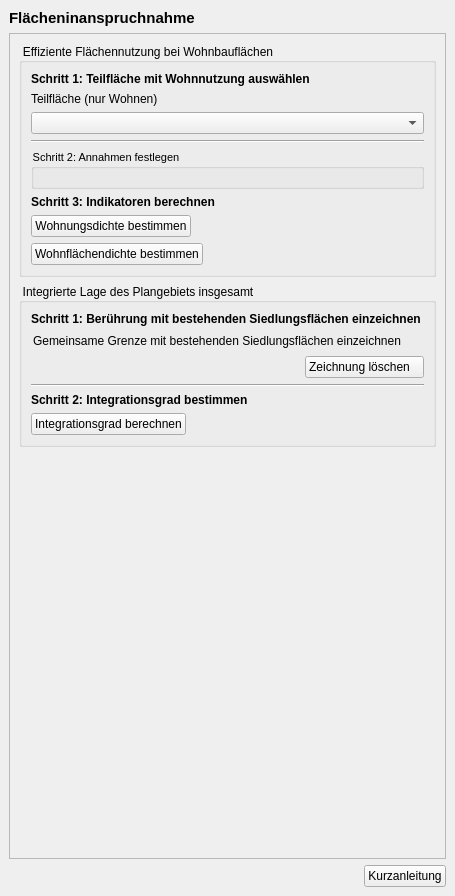
<?xml version="1.0" encoding="UTF-8"?>
<ui version="4.0">
 <class>DockWidget</class>
 <widget class="QDockWidget" name="DockWidget">
  <property name="geometry">
   <rect>
    <x>0</x>
    <y>0</y>
    <width>455</width>
    <height>896</height>
   </rect>
  </property>
  <property name="styleSheet">
   <string notr="true">QgsCollapsibleGroupBox{
font: bold 10pt ;
}
QToolBox:tab {
	font: bold 10pt ;
    color: Grey;
}
QToolBox:tab:selected {
	font: bold 10pt ;
    color: black;
}
QGroupBox::title {
	font: bold italic 8pt ;
    color: black;
}
QPushButton::flat{
background-color: none;
border: 0;
border-style:none;
border-color: blue;
border-width: 0px;
border-radius: 0px;
padding:2px;
}
QPushButton::flat:hover{
background-color: azure;
border-style:solid;
border-color: royalblue;
border-width: 1px;
border-radius: 0px;
padding: 2px;
}
QPushButton::flat:pressed{
background-color: powderblue;
border-style:solid;
border-color: royalblue;
border-width: 1px;
border-radius: 0px;
padding: 2px;
}</string>
  </property>
  <property name="windowTitle">
   <string>Projekt-Check / Wirkungsanalysen / Flächeninanspruchnahme</string>
  </property>
  <widget class="QWidget" name="dockWidgetContents">
   <layout class="QVBoxLayout" name="verticalLayout">
    <item>
     <widget class="QLabel" name="label_10">
      <property name="font">
       <font>
        <pointsize>11</pointsize>
        <weight>75</weight>
        <bold>true</bold>
       </font>
      </property>
      <property name="text">
       <string>Flächeninanspruchnahme</string>
      </property>
     </widget>
    </item>
    <item>
     <widget class="QScrollArea" name="scrollArea_5">
      <property name="widgetResizable">
       <bool>true</bool>
      </property>
      <widget class="QWidget" name="scrollAreaWidgetContents_5">
       <property name="geometry">
        <rect>
         <x>0</x>
         <y>0</y>
         <width>435</width>
         <height>798</height>
        </rect>
       </property>
       <layout class="QVBoxLayout" name="verticalLayout_2">
        <item>
         <widget class="QgsCollapsibleGroupBox" name="mGroupBox">
          <property name="title">
           <string>Effiziente Flächennutzung bei Wohnbauflächen</string>
          </property>
          <property name="collapsed">
           <bool>true</bool>
          </property>
          <layout class="QVBoxLayout" name="verticalLayout_3">
           <item>
            <widget class="QLabel" name="label">
             <property name="font">
              <font>
               <weight>75</weight>
               <bold>true</bold>
              </font>
             </property>
             <property name="text">
              <string>Schritt 1: Teilfläche mit Wohnnutzung auswählen</string>
             </property>
            </widget>
           </item>
           <item>
            <widget class="QLabel" name="label_4">
             <property name="text">
              <string>Teilfläche (nur Wohnen)</string>
             </property>
            </widget>
           </item>
           <item>
            <widget class="QComboBox" name="area_combo"/>
           </item>
           <item>
            <widget class="Line" name="line_2">
             <property name="orientation">
              <enum>Qt::Horizontal</enum>
             </property>
            </widget>
           </item>
           <item>
            <widget class="QGroupBox" name="parameter_group">
             <property name="font">
              <font>
               <family>MS Shell Dlg 2</family>
               <pointsize>8</pointsize>
               <weight>50</weight>
               <bold>false</bold>
              </font>
             </property>
             <property name="title">
              <string>Schritt 2: Annahmen festlegen</string>
             </property>
             <layout class="QVBoxLayout" name="verticalLayout_5"/>
            </widget>
           </item>
           <item>
            <widget class="QLabel" name="label_3">
             <property name="font">
              <font>
               <weight>75</weight>
               <bold>true</bold>
              </font>
             </property>
             <property name="text">
              <string>Schritt 3: Indikatoren berechnen</string>
             </property>
            </widget>
           </item>
           <item>
            <widget class="QPushButton" name="calculate_density_button">
             <property name="sizePolicy">
              <sizepolicy hsizetype="Fixed" vsizetype="Fixed">
               <horstretch>0</horstretch>
               <verstretch>0</verstretch>
              </sizepolicy>
             </property>
             <property name="toolTip">
              <string>&lt;html&gt;&lt;head/&gt;&lt;body&gt;&lt;p&gt;&lt;span style=&quot; font-weight:600;&quot;&gt;Wohnungsdichte bestimmen&lt;/span&gt;&lt;/p&gt;&lt;p&gt;Die Wohnungsdichte (WE pro Hektar Nettowohnbauland) für die ausgewählte Teilfläche mit der Nutzung „Wohnen“ ermitteln und mit regionalen Durchschnittswerten vergleichen.&lt;/p&gt;&lt;/body&gt;&lt;/html&gt;</string>
             </property>
             <property name="layoutDirection">
              <enum>Qt::LeftToRight</enum>
             </property>
             <property name="text">
              <string>Wohnungsdichte bestimmen</string>
             </property>
             <property name="icon">
              <iconset>
               <normaloff>../images/iconset_mob/20190619_iconset_mob_dwelling_statistics_1.png</normaloff>../images/iconset_mob/20190619_iconset_mob_dwelling_statistics_1.png</iconset>
             </property>
            </widget>
           </item>
           <item>
            <widget class="QPushButton" name="calculate_areadensity_button">
             <property name="sizePolicy">
              <sizepolicy hsizetype="Fixed" vsizetype="Fixed">
               <horstretch>0</horstretch>
               <verstretch>0</verstretch>
              </sizepolicy>
             </property>
             <property name="toolTip">
              <string>&lt;html&gt;&lt;head/&gt;&lt;body&gt;&lt;p&gt;&lt;span style=&quot; font-weight:600;&quot;&gt;Wohnflächendichte bestimmen&lt;/span&gt;&lt;/p&gt;&lt;p&gt;Die Wohnflächendichte (m² Wohnfläche pro Hektar Nettowohnbauland) für die ausgewählte Teilfläche mit der Nutzung „Wohnen“ ermitteln und mit regionalen Durchschnittswerten vergleichen.&lt;/p&gt;&lt;/body&gt;&lt;/html&gt;</string>
             </property>
             <property name="layoutDirection">
              <enum>Qt::LeftToRight</enum>
             </property>
             <property name="text">
              <string>Wohnflächendichte bestimmen</string>
             </property>
             <property name="icon">
              <iconset>
               <normaloff>../images/iconset_mob/20190619_iconset_mob_dwelling_statistics_1.png</normaloff>../images/iconset_mob/20190619_iconset_mob_dwelling_statistics_1.png</iconset>
             </property>
             <property name="flat">
              <bool>false</bool>
             </property>
            </widget>
           </item>
          </layout>
         </widget>
        </item>
        <item>
         <widget class="QgsCollapsibleGroupBox" name="mGroupBox_2">
          <property name="title">
           <string>Integrierte Lage des Plangebiets insgesamt</string>
          </property>
          <property name="collapsed">
           <bool>true</bool>
          </property>
          <layout class="QVBoxLayout" name="verticalLayout_4">
           <item>
            <widget class="QLabel" name="label_5">
             <property name="font">
              <font>
               <weight>75</weight>
               <bold>true</bold>
              </font>
             </property>
             <property name="text">
              <string>Schritt 1: Berührung mit bestehenden Siedlungsflächen einzeichnen</string>
             </property>
            </widget>
           </item>
           <item>
            <widget class="QPushButton" name="draw_border_button">
             <property name="sizePolicy">
              <sizepolicy hsizetype="Fixed" vsizetype="Fixed">
               <horstretch>0</horstretch>
               <verstretch>0</verstretch>
              </sizepolicy>
             </property>
             <property name="cursor">
              <cursorShape>PointingHandCursor</cursorShape>
             </property>
             <property name="toolTip">
              <string>&lt;html&gt;&lt;head/&gt;&lt;body&gt;&lt;p&gt;&lt;span style=&quot; font-weight:600;&quot;&gt;Gemeinsame Grenze mit Siedlungskörper einzeichnen&lt;/span&gt;&lt;/p&gt;&lt;p&gt;Markieren der Abschnitte der Außenkante des Plangebiets, die an eine bestehende Siedlungsfläche angrenzen.&lt;/p&gt;&lt;/body&gt;&lt;/html&gt;</string>
             </property>
             <property name="text">
              <string>Gemeinsame Grenze mit bestehenden Siedlungsflächen einzeichnen</string>
             </property>
             <property name="icon">
              <iconset>
               <normaloff>../images/iconset_mob/20190619_iconset_mob_draw_polygon_1_checkable.png</normaloff>
               <normalon>../images/iconset_mob/20190619_iconset_mob_draw_polygon_2_checkable.png</normalon>../images/iconset_mob/20190619_iconset_mob_draw_polygon_1_checkable.png</iconset>
             </property>
             <property name="iconSize">
              <size>
               <width>24</width>
               <height>24</height>
              </size>
             </property>
             <property name="checkable">
              <bool>true</bool>
             </property>
             <property name="autoExclusive">
              <bool>false</bool>
             </property>
             <property name="flat">
              <bool>true</bool>
             </property>
            </widget>
           </item>
           <item>
            <layout class="QHBoxLayout" name="horizontalLayout_3">
             <property name="topMargin">
              <number>0</number>
             </property>
             <item>
              <spacer name="horizontalSpacer_2">
               <property name="orientation">
                <enum>Qt::Horizontal</enum>
               </property>
               <property name="sizeHint" stdset="0">
                <size>
                 <width>40</width>
                 <height>20</height>
                </size>
               </property>
              </spacer>
             </item>
             <item>
              <widget class="QPushButton" name="remove_drawing_button">
               <property name="sizePolicy">
                <sizepolicy hsizetype="Fixed" vsizetype="Fixed">
                 <horstretch>0</horstretch>
                 <verstretch>0</verstretch>
                </sizepolicy>
               </property>
               <property name="toolTip">
                <string>&lt;html&gt;&lt;head/&gt;&lt;body&gt;&lt;p&gt;&lt;span style=&quot; font-weight:600;&quot;&gt;Zeichnung löschen&lt;/span&gt;&lt;/p&gt;&lt;p&gt;Löscht die von Ihnen bereits gezeichneten Abschnitte, in denen die Außenkante Ihres Plangebiets an eine bestehende Siedlungsfläche angrenzt.&lt;/p&gt;&lt;/body&gt;&lt;/html&gt;</string>
               </property>
               <property name="layoutDirection">
                <enum>Qt::LeftToRight</enum>
               </property>
               <property name="text">
                <string>Zeichnung löschen   </string>
               </property>
               <property name="icon">
                <iconset>
                 <normaloff>../images/iconset_mob/20190619_iconset_mob_delete_1.png</normaloff>../images/iconset_mob/20190619_iconset_mob_delete_1.png</iconset>
               </property>
               <property name="checkable">
                <bool>false</bool>
               </property>
               <property name="autoExclusive">
                <bool>false</bool>
               </property>
               <property name="flat">
                <bool>false</bool>
               </property>
              </widget>
             </item>
            </layout>
           </item>
           <item>
            <widget class="Line" name="line_3">
             <property name="orientation">
              <enum>Qt::Horizontal</enum>
             </property>
            </widget>
           </item>
           <item>
            <widget class="QLabel" name="label_6">
             <property name="font">
              <font>
               <weight>75</weight>
               <bold>true</bold>
              </font>
             </property>
             <property name="text">
              <string>Schritt 2: Integrationsgrad bestimmen</string>
             </property>
            </widget>
           </item>
           <item>
            <layout class="QHBoxLayout" name="horizontalLayout_2">
             <property name="topMargin">
              <number>0</number>
             </property>
             <item>
              <widget class="QPushButton" name="calculate_integration_button">
               <property name="sizePolicy">
                <sizepolicy hsizetype="Fixed" vsizetype="Fixed">
                 <horstretch>0</horstretch>
                 <verstretch>0</verstretch>
                </sizepolicy>
               </property>
               <property name="toolTip">
                <string>&lt;html&gt;&lt;head/&gt;&lt;body&gt;&lt;p&gt;&lt;span style=&quot; font-weight:600;&quot;&gt;Integrationsgrad berechnen&lt;/span&gt;&lt;/p&gt;&lt;p&gt;Ermittelt den Integrationsgrad des Plangebiets, d.h. den Anteil der Außenkante des Plangebiets, der an eine bestehende Siedlungsfläche angrenzt.&lt;/p&gt;&lt;/body&gt;&lt;/html&gt;</string>
               </property>
               <property name="layoutDirection">
                <enum>Qt::LeftToRight</enum>
               </property>
               <property name="text">
                <string>Integrationsgrad berechnen</string>
               </property>
               <property name="icon">
                <iconset>
                 <normaloff>../images/iconset_mob/20190619_iconset_mob_calculate_statistics_1.png</normaloff>../images/iconset_mob/20190619_iconset_mob_calculate_statistics_1.png</iconset>
               </property>
              </widget>
             </item>
             <item>
              <spacer name="horizontalSpacer">
               <property name="orientation">
                <enum>Qt::Horizontal</enum>
               </property>
               <property name="sizeHint" stdset="0">
                <size>
                 <width>40</width>
                 <height>20</height>
                </size>
               </property>
              </spacer>
             </item>
            </layout>
           </item>
          </layout>
         </widget>
        </item>
        <item>
         <spacer name="verticalSpacer">
          <property name="orientation">
           <enum>Qt::Vertical</enum>
          </property>
          <property name="sizeHint" stdset="0">
           <size>
            <width>20</width>
            <height>40</height>
           </size>
          </property>
         </spacer>
        </item>
       </layout>
      </widget>
     </widget>
    </item>
    <item>
     <layout class="QHBoxLayout" name="horizontalLayout">
      <property name="leftMargin">
       <number>0</number>
      </property>
      <property name="topMargin">
       <number>0</number>
      </property>
      <property name="rightMargin">
       <number>0</number>
      </property>
      <property name="bottomMargin">
       <number>0</number>
      </property>
      <item>
       <spacer name="horizontalSpacer_3">
        <property name="orientation">
         <enum>Qt::Horizontal</enum>
        </property>
        <property name="sizeHint" stdset="0">
         <size>
          <width>40</width>
          <height>20</height>
         </size>
        </property>
       </spacer>
      </item>
      <item>
       <widget class="QPushButton" name="manual_button">
        <property name="sizePolicy">
         <sizepolicy hsizetype="Fixed" vsizetype="Fixed">
          <horstretch>0</horstretch>
          <verstretch>0</verstretch>
         </sizepolicy>
        </property>
        <property name="toolTip">
         <string>&lt;html&gt;&lt;head/&gt;&lt;body&gt;&lt;p&gt;&lt;span style=&quot; font-weight:600;&quot;&gt;Kurzanleitung&lt;/span&gt;&lt;/p&gt;&lt;p&gt;Zeigt eine Kurzanleitung (pdf) zu den Funktionen im Analysebereich „Flächeninanspruchnahme“ an.&lt;/p&gt;&lt;/body&gt;&lt;/html&gt;</string>
        </property>
        <property name="layoutDirection">
         <enum>Qt::LeftToRight</enum>
        </property>
        <property name="text">
         <string>Kurzanleitung</string>
        </property>
        <property name="icon">
         <iconset>
          <normaloff>../images/iconset_mob/20190619_iconset_mob_info_2.png</normaloff>../images/iconset_mob/20190619_iconset_mob_info_2.png</iconset>
        </property>
       </widget>
      </item>
     </layout>
    </item>
   </layout>
  </widget>
 </widget>
 <customwidgets>
  <customwidget>
   <class>QgsCollapsibleGroupBox</class>
   <extends>QGroupBox</extends>
   <header>qgscollapsiblegroupbox.h</header>
   <container>1</container>
  </customwidget>
 </customwidgets>
 <resources/>
 <connections/>
</ui>
